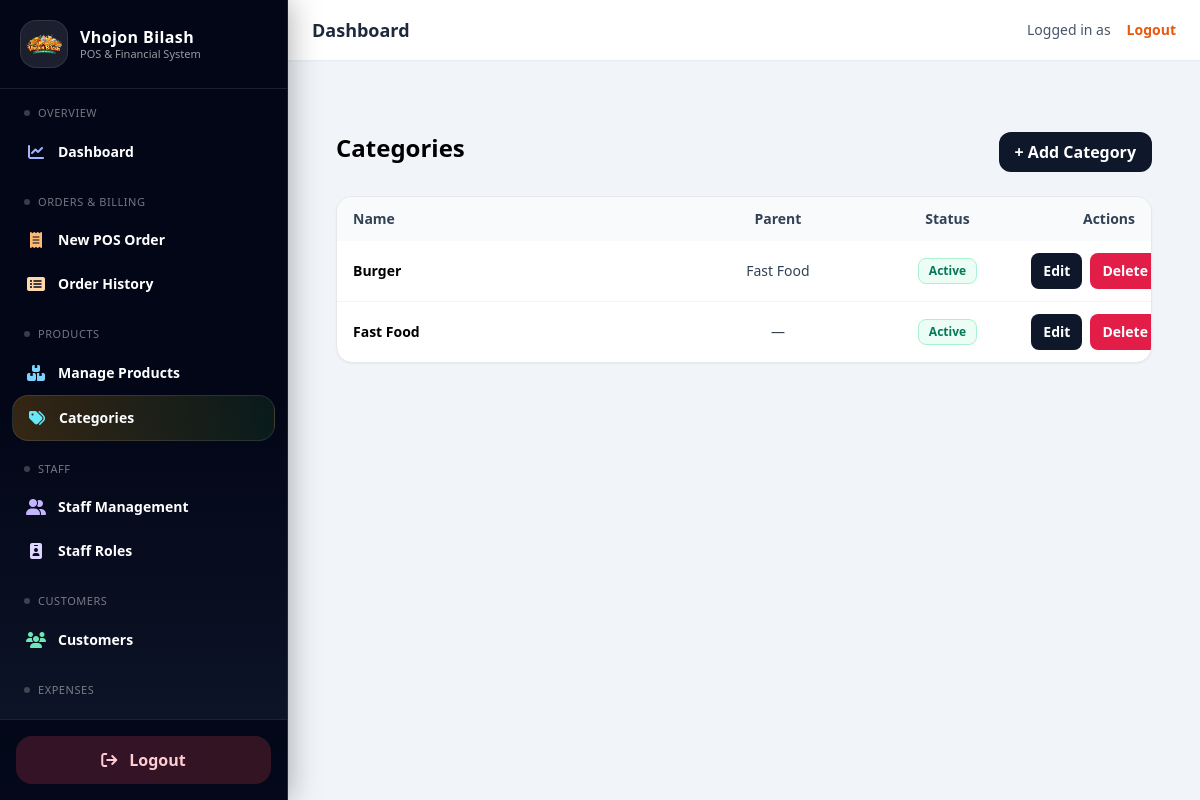
The app's page /catalog/categories/, older data.
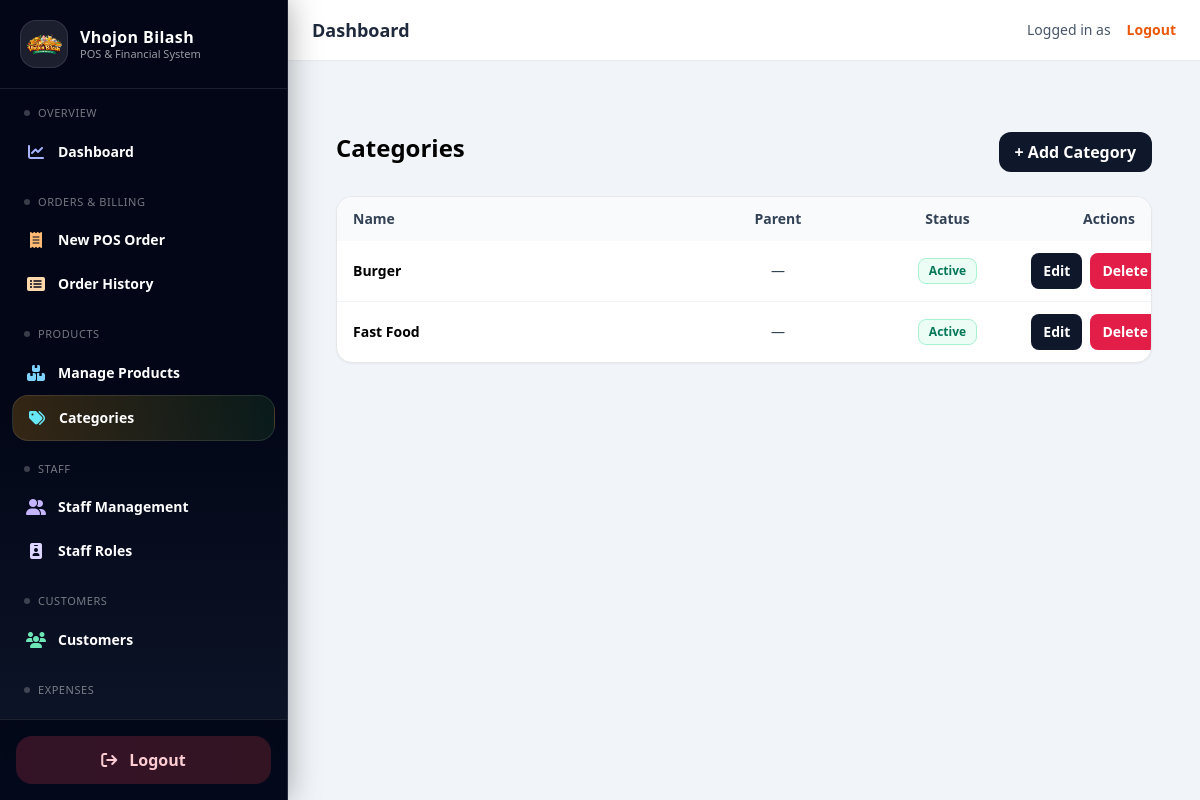
The same page, newer data.
### catalog/models.py (models this page shows, shortened)
class TimeStampedModel(models.Model):
    created_at = models.DateTimeField(default=timezone.now, editable=False)
    updated_at = models.DateTimeField(auto_now=True)
    class Meta:
        abstract = True

class Category(TimeStampedModel):
    name = models.CharField(max_length=150)
    parent = models.ForeignKey(
        "self",
        on_delete=models.SET_NULL,
        null=True,
        blank=True,
        related_name="children"
    )
    is_active = models.BooleanField(default=True)

### catalog/views.py (the view)
@require_GET
def category_list(request):
    q = request.GET.get("q", "").strip()
    qs = Category.objects.select_related("parent").order_by("-id")
    if q:
        qs = qs.filter(
            Q(name__icontains=q) |
            Q(parent__name__icontains=q)
        )
    paginator = Paginator(qs, 10)  # per page
    page_number = request.GET.get("page")
    page_obj = paginator.get_page(page_number)
    context = {
        "categories": page_obj.object_list,
        "page_obj": page_obj,
        "is_paginated": page_obj.has_other_pages(),
        "q": q,
    }
    return render(request, "products/category_list.html", context)

### catalog/templates/products/category_list.html
{% extends "base.html" %}
{% block content %}
<div class="max-w-6xl mx-auto p-6">
  <div class="flex justify-between mb-6">
    <h1 class="text-2xl font-bold">Categories</h1>
    <a href="{% url 'catalog:category_create' %}"
       class="px-4 py-2 bg-slate-900 text-white rounded-xl font-semibold">
      + Add Category
    </a>
  </div>
  <div class="bg-white rounded-2xl border shadow-sm overflow-hidden">
    <table class="w-full text-sm table-fixed">
      <thead class="bg-slate-50">
        <tr class="text-slate-700">
          <th class="px-4 py-3 text-left w-5/12">Name</th>
          <th class="px-4 py-3 text-center w-3/12">Parent</th>
          <th class="px-4 py-3 text-center w-2/12">Status</th>
          <th class="px-4 py-3 text-right w-2/12">Actions</th>
        </tr>
      </thead>
      <tbody class="divide-y divide-slate-100">
        {% for c in categories %}
        <tr class="hover:bg-slate-50">
          <td class="px-4 py-3 font-semibold truncate">{{ c.name }}</td>
          <td class="px-4 py-3 text-center text-slate-700">
            {{ c.parent.name|default:"—" }}
          </td>
          <td class="px-4 py-3 text-center">
            {% if c.is_active %}
              <span class="inline-flex items-center px-2.5 py-1 rounded-lg text-xs font-bold
                           bg-emerald-50 text-emerald-700 border border-emerald-200">
                Active
              </span>
            {% else %}
              <span class="inline-flex items-center px-2.5 py-1 rounded-lg text-xs font-bold
                           bg-rose-50 text-rose-700 border border-rose-200">
                Inactive
              </span>
            {% endif %}
          </td>
          <td class="px-4 py-3 text-right">
            <div class="inline-flex gap-2">
              <a href="{% url 'catalog:category_update' c.id %}"
                 class="px-3 py-2 bg-slate-900 text-white rounded-lg font-semibold hover:bg-slate-800">
                Edit
              </a>
              <a href="{% url 'catalog:category_delete' c.id %}"
                 class="px-3 py-2 bg-rose-600 text-white rounded-lg font-semibold hover:bg-rose-700">
                Delete
              </a>
            </div>
          </td>
        </tr>
        {% empty %}
        <tr>
          <td colspan="4" class="px-4 py-10 text-center text-slate-500">
            No categories found.
          </td>
        </tr>
        {% endfor %}
      </tbody>
    </table>
  </div>
</div>
{% endblock %}

Row changes from the older to the newer data that the page shows:
changed Category "Burger": parent.name "Fast Food" → "—"
